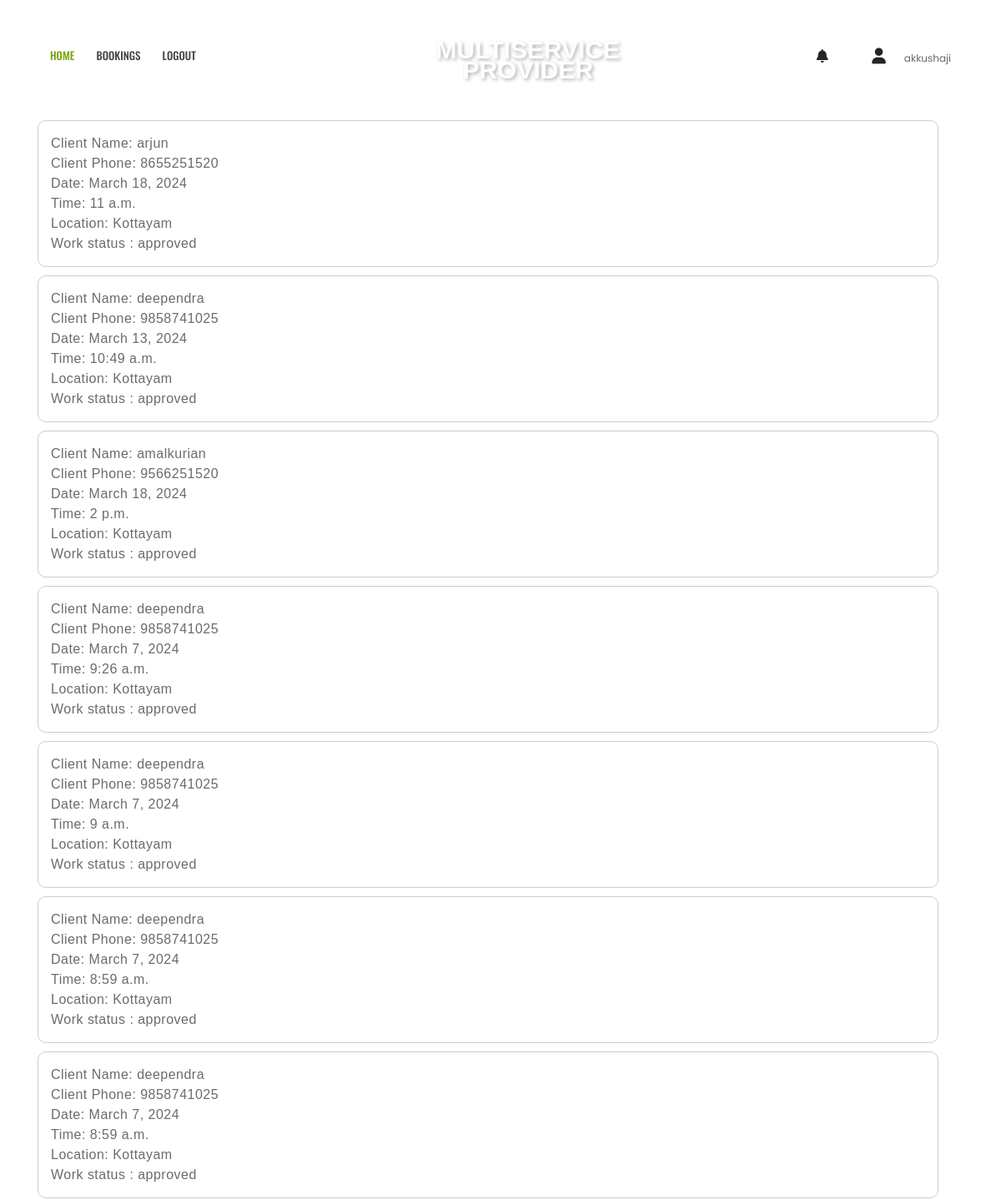
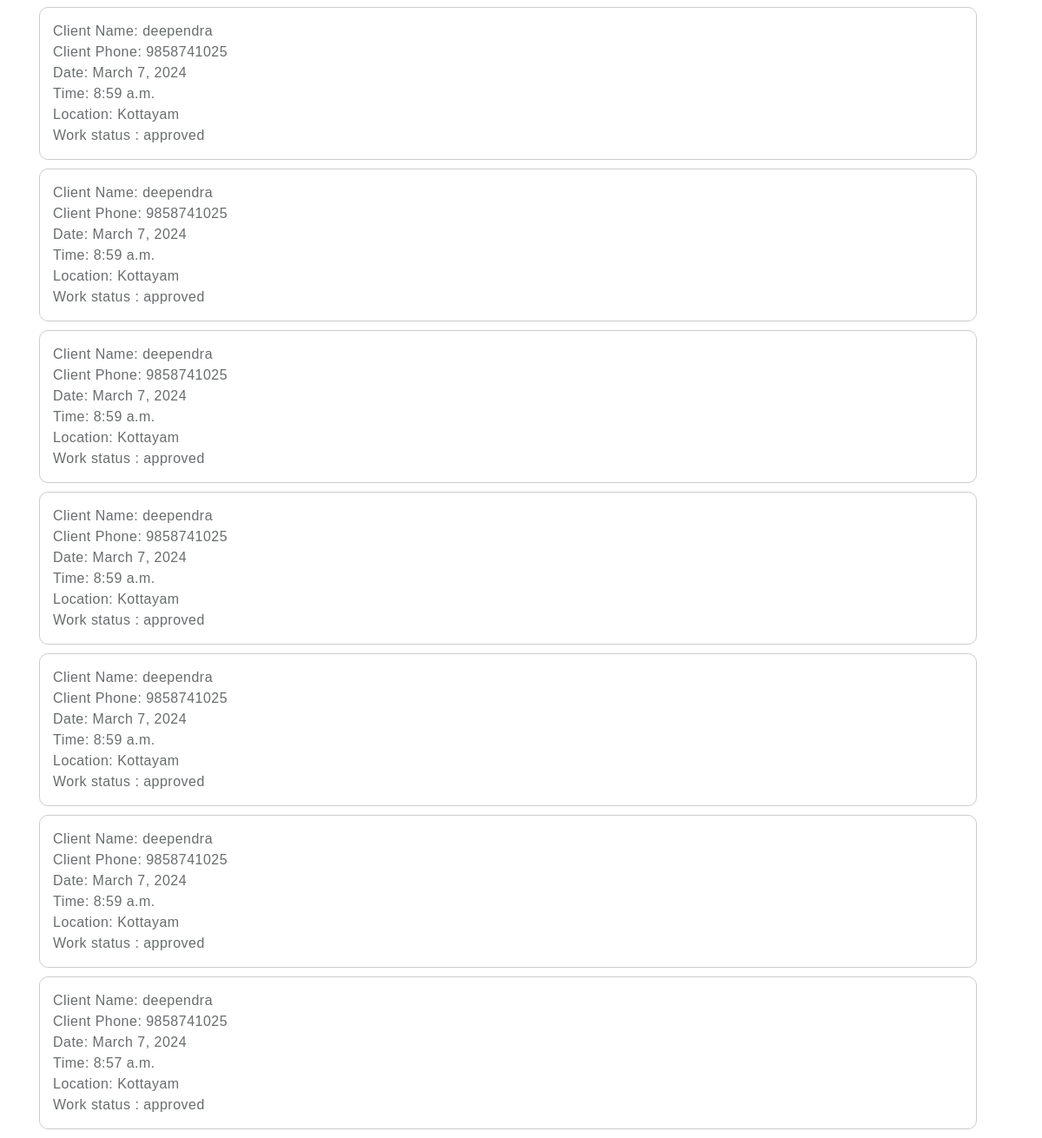
Screenshot of /provider_booking/21/ (signed in) with the database file from the repository (2 pictures, top to bottom).
### app1/models.py (models this page shows)
class MyUser(AbstractUser):
    email = models.EmailField(unique=True)
    password = models.CharField(max_length=128, default="")
    role = models.CharField(max_length=15, default='client')
    userid = models.AutoField(primary_key=True)

class ClientBooking(models.Model):
    PENDING = 'pending'
    APPROVED = 'approved'
    CANCELED = 'canceled'
    COMPLETED = 'completed'
    STATUS_CHOICES = [
        (PENDING, 'Pending'),
        (APPROVED, 'Approved'),
        (CANCELED, 'Canceled'),
        (COMPLETED, 'Completed'),
    ]
    bookingid = models.AutoField(primary_key=True)
    clientid = models.ForeignKey('Client', on_delete=models.CASCADE)
    district = models.TextField(max_length=100)
    branchid = models.ForeignKey('Branch', on_delete=models.CASCADE)
    name = models.CharField(max_length=255)
    phone = models.CharField(max_length=15)
    date = models.DateField()
    time = models.TimeField()
    status = models.CharField(max_length=10, choices=STATUS_CHOICES, default=PENDING)

### app1/views.py (the view)
# urls.py: path('provider_booking/<int:user>/', provider_bookings, name='provider_booking'),
@login_required
def provider_bookings(request,user):
    user_id = user
    manager = BranchManager.objects.get(user=user_id)
    branch_id = BranchManagerAssignment.objects.get(manager=manager)
    bookings = ClientBooking.objects.filter(branchid=branch_id.branch).exclude(status='completed').exclude(status='canceled')
    context = {
        'bookings': bookings
    }
    return render(request, 'manager_bookings.html', context)

### app1/templates/manager_bookings.html (shortened to what this page needs)
{% load static %}
<!doctype html>
<html class="no-js" lang="en">
<head>
        <link rel="stylesheet" href="{% static 'userassets/css/bootstrap.min.css' %}">
        <link rel="stylesheet" href="{% static 'userassets/css/font-awesome.min.css' %}">
        <link rel="stylesheet" href="{% static 'userassets/css/ie7.css' %}">
        <link rel="stylesheet" href="{% static 'userassets/css/plugins.css' %}">
        <link rel="stylesheet" href="{% static 'userassets/css/style.css' %}">
    </head>
    <link rel="stylesheet" href="https://cdnjs.cloudflare.com/ajax/libs/font-awesome/6.0.0/css/all.min.css" />
    <body  style="background-image: url('{% static 'userassets/img/bg/mainhead.jpg' %}')">
        <header class="header-area header-sticky">
            <div class="header-container">
                <div class="row">
                    <div class="col-lg-5 display-none-md display-none-xs">
                        <div class="ht-main-menu">
                            <nav>
                                <ul>
                                    <li class="active"><a href="managerpage">HOME </a>
                                    </li>
                                    <li><a href="{% url 'provider_bookings' %}">Bookings</a></li>
                                    <li><a href="{% url 'user_logout' %}">Logout</a></li>
                                </ul>
                            </nav>
                        </div>
                    </div>
                    <div class="col-lg-2 col-sm-4">
                        <div class="logo text-center">
                            <a href="" class="logo-text">MULTISERVICE <span class="provider-text" style="padding-top: 30px;">PROVIDER</span></a>
                        </div>
                    </div>
                    <div class="col-lg-5 col-sm-8">
                        <div class="header-content d-flex justify-content-end">
                            <div class="search-wrapper">
                                <a href="#"><span class="icon icon-Search"></span></a>
                            </div>
                            <div class="settings-wrapper">
                                <a href="#"><i class="fas fa-bell"></i></a>
                            </div>
                            <div class="cart-wrapper">
                                <a href="#"><i class="fas fa-user"></i></a>
                                <span>{{request.user}}</span>
                            </div>
                        </div>
                    </div>
                </div>
            </div>
        </header>
        <div class="ht-hero-section fix">
            <div class="ht-hero-slider">
                    <div class="container" >
                      <div class="content-section">
                        <div class="container">
                            <br> <br> <br> <br> <br> <br>
                            <div class="container">
<div class="booking-box" style="margin: auto"; >
  {% for booking in bookings reversed %}
  <div class="booking-item">
    <ul>
      <p>
          Client Name: {{ booking.name }}<br>
          Client Phone: {{ booking.phone }}<br>
          Date: {{ booking.date }}<br>
          Time: {{ booking.time }}<br>
          Location: {{ booking.district }}<br>
          Work status : {{ booking.status }}<br>
      </p>
    </ul>
  </div>
  {% empty %}
  <p>No bookings available.</p>
  {% endfor %}
</div>
                        </div>
                    </div>
                    </div>
                </div>
        </div>
    </body>
</html>

### static/userassets/css/ie7.css (style rules this page uses)
.icon { font-family: 'Stroke-Gap-Icons'; speak: none; font-style: normal; font-weight: normal; font-variant: normal; text-transform: none; line-height: 1; -webkit-font-smoothing: antialiased; -moz-osx-font-smoothing: grayscale; }
.icon-Search:before { content: "\e6a4"; }

### app1/templates/manager_bookings.html (style rules this page uses)
p { font-family: "Barlow", sans-serif !important; font-weight: 300; font-size: 1rem; color: #686c6d; letter-spacing: 0.03rem; margin-bottom: 10px; }
a.logo-text { font-family: Arial, sans-serif; font-size: 30px; font-weight: bold; text-decoration: none; color: white; text-shadow: 2px 2px 4px rgba(0, 0, 0, 0.3); margin-bottom: 35px; }
span.provider-text { padding-top: 30px !important; }
.booking-box { margin-top: 20px; }
.booking-item { border: 1px solid #ccc; border-radius: 10px; background-color: rgba(255, 255, 255, 0.8); padding: 15px; margin-bottom: 10px; }

### rows the page displays
MyUser: user "akkushaji"
ClientBooking: name "arjun", phone "8655251520", date "March 18, 2024", time "11 a.m.", district "Kottayam", status "approved"
ClientBooking: name "deependra", phone "9858741025", date "March 13, 2024", time "10:49 a.m.", district "Kottayam", status "approved"
ClientBooking: name "amalkurian", phone "9566251520", date "March 18, 2024", time "2 p.m.", district "Kottayam", status "approved"
ClientBooking: name "deependra", phone "9858741025", date "March 7, 2024", time "9:26 a.m.", district "Kottayam", status "approved"
ClientBooking: name "deependra", phone "9858741025", date "March 7, 2024", time "9 a.m.", district "Kottayam", status "approved"
ClientBooking: name "deependra", phone "9858741025", date "March 7, 2024", time "8:59 a.m.", district "Kottayam", status "approved"
ClientBooking: name "deependra", phone "9858741025", date "March 7, 2024", time "8:59 a.m.", district "Kottayam", status "approved"
ClientBooking: name "deependra", phone "9858741025", date "March 7, 2024", time "8:59 a.m.", district "Kottayam", status "approved"
ClientBooking: name "deependra", phone "9858741025", date "March 7, 2024", time "8:59 a.m.", district "Kottayam", status "approved"
ClientBooking: name "deependra", phone "9858741025", date "March 7, 2024", time "8:59 a.m.", district "Kottayam", status "approved"
ClientBooking: name "deependra", phone "9858741025", date "March 7, 2024", time "8:59 a.m.", district "Kottayam", status "approved"
ClientBooking: name "deependra", phone "9858741025", date "March 7, 2024", time "8:59 a.m.", district "Kottayam", status "approved"
ClientBooking: name "deependra", phone "9858741025", date "March 7, 2024", time "8:59 a.m.", district "Kottayam", status "approved"
ClientBooking: name "deependra", phone "9858741025", date "March 7, 2024", time "8:57 a.m.", district "Kottayam", status "approved"
